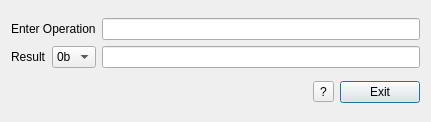
<?xml version="1.0" encoding="UTF-8"?>
<ui version="4.0">
 <class>NBCalculator</class>
 <widget class="QDialog" name="NBCalculator">
  <property name="geometry">
   <rect>
    <x>0</x>
    <y>0</y>
    <width>431</width>
    <height>122</height>
   </rect>
  </property>
  <property name="windowTitle">
   <string>Number Based Calculator</string>
  </property>
  <property name="windowIcon">
   <iconset resource="resources.qrc">
    <normaloff>:/icons/qt-nbc.svg</normaloff>:/icons/qt-nbc.svg</iconset>
  </property>
  <layout class="QGridLayout" name="gridLayout">
   <item row="0" column="0">
    <layout class="QHBoxLayout" name="horizontalLayout_3">
     <item>
      <layout class="QVBoxLayout" name="verticalLayout">
       <item>
        <widget class="QLabel" name="labelOperation">
         <property name="text">
          <string>Enter Operation</string>
         </property>
        </widget>
       </item>
       <item>
        <layout class="QHBoxLayout" name="horizontalLayout">
         <item>
          <widget class="QLabel" name="labelResult">
           <property name="text">
            <string>Result</string>
           </property>
          </widget>
         </item>
         <item>
          <widget class="QComboBox" name="cmbBoxResult">
           <property name="maxVisibleItems">
            <number>4</number>
           </property>
           <item>
            <property name="text">
             <string>0b</string>
            </property>
           </item>
           <item>
            <property name="text">
             <string>0o</string>
            </property>
           </item>
           <item>
            <property name="text">
             <string>0d</string>
            </property>
           </item>
           <item>
            <property name="text">
             <string>0x</string>
            </property>
           </item>
          </widget>
         </item>
        </layout>
       </item>
      </layout>
     </item>
     <item>
      <layout class="QVBoxLayout" name="verticalLayout_2">
       <item>
        <widget class="QLineEdit" name="txtBoxOperation"/>
       </item>
       <item>
        <widget class="QLineEdit" name="txtBoxResult">
         <property name="text">
          <string notr="true"/>
         </property>
         <property name="maxLength">
          <number>32</number>
         </property>
         <property name="readOnly">
          <bool>true</bool>
         </property>
        </widget>
       </item>
      </layout>
     </item>
    </layout>
   </item>
   <item row="1" column="0">
    <layout class="QHBoxLayout" name="horizontalLayout_4">
     <item>
      <spacer name="horizontalSpacer">
       <property name="orientation">
        <enum>Qt::Horizontal</enum>
       </property>
       <property name="sizeHint" stdset="0">
        <size>
         <width>40</width>
         <height>20</height>
        </size>
       </property>
      </spacer>
     </item>
     <item>
      <layout class="QHBoxLayout" name="horizontalLayout_2">
       <item>
        <widget class="QToolButton" name="helpButton">
         <property name="text">
          <string>?</string>
         </property>
        </widget>
       </item>
       <item>
        <widget class="QPushButton" name="exitButton">
         <property name="text">
          <string>Exit</string>
         </property>
         <property name="icon">
          <iconset theme="help-about"/>
         </property>
        </widget>
       </item>
      </layout>
     </item>
    </layout>
   </item>
  </layout>
 </widget>
 <tabstops>
  <tabstop>txtBoxOperation</tabstop>
  <tabstop>cmbBoxResult</tabstop>
  <tabstop>txtBoxResult</tabstop>
  <tabstop>helpButton</tabstop>
  <tabstop>exitButton</tabstop>
 </tabstops>
 <resources>
  <include location="resources.qrc"/>
 </resources>
 <connections/>
</ui>
